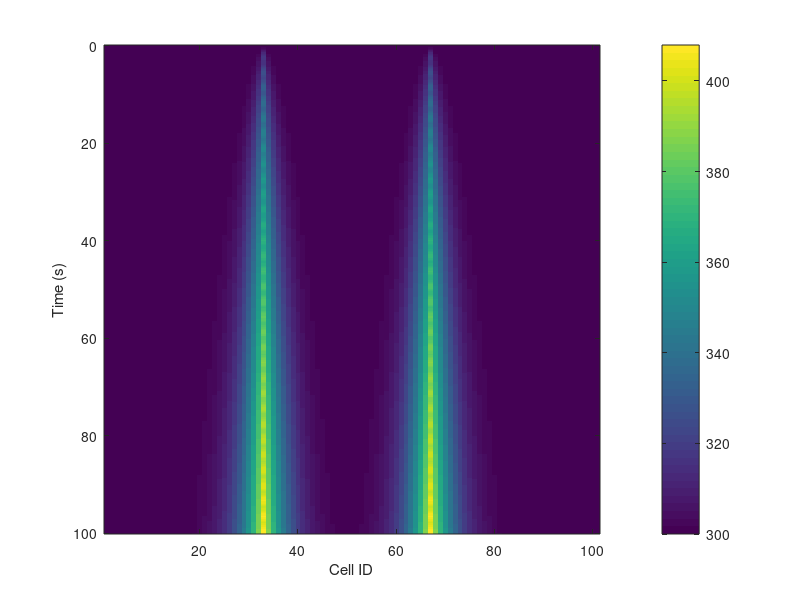

This chart was generated by the following MATLAB code: (Note: this script raises an error after producing the figure.)
%% ============== EnKF - Heat Conduction in a 1D Bar ==================  %%
% Created by Joseph N. Squeo [7/23/2019]
%
% Example taken from:
%[1]        S. Gillijns, O. B. Mendoza, J. Chandrasekar, B. L. R. de Moor,
% D. S. Bernstein, and A. Ridley, What is the ensemble Kalman filter and
% how well does it work?, 2006.
%
% ************************  READ ME  ****************************
% This code utilizes a finite difference method to obtain the temperatures
% at each cell edge of the 1D domain, which can be assimilated into the
% EnKF code as measurements
%% INITIALIZATION 
clear
close all
clc

%---------Material Properties (aluminum)---------%
kTherm = 80; %237;            %[W / m*K] thermal conductivity
Cp = 460; %921;               %[J / kg*K] specific heat @ constant pressure
rho = 7870; %2712;              %[kg / m^3] density
rhoCp = rho * Cp;
alpha = kTherm/rhoCp;    % thermal diffusivity [m^2 / s]

%---------Space---------%
N = 100;            % # cells (since points on cell walls, N+1 points)
cellEdges = 1:N+1;
L = 1;              % length of bar
dx = L/N;           % cell spacing
dx2 = dx*dx;

%---------Time---------%
tEnd = 100;
stabilityCriteria = 0.5*dx2/alpha;   %CFD stability criteria for purely transient diffusion problems
%dt = stabilityCriteria / 5;     
dt = 0.25;
t = 0:dt:tEnd;
tSteps = length(t);
%% =================  FINITE DIFFERENCE METHOD  ======================= %%
%---------Boundary & Initial Conditions, Matrix Initialization---------%
T = zeros(length(t),N+1);   % each row is new time step, each column is new cell edge
Ti = 300;
T(:,1) = Ti;        % boundary condition
T(:,end) = Ti;      % boundary condition
T(1,:) = Ti;        % Initial condition

B = zeros(N+1,1);    % souce input mapping to cells 0.33L and 0.67L
% B( 30:40,1 ) = dt/rhoCp ;
% B( 60:70,1 ) = dt/rhoCp ;
B( round(N*0.33),1 ) = dt/rhoCp ;
B( round(N*0.67),1 ) = dt/rhoCp ;
uk = zeros(1,length(t));   % tEnd+1 because t=0 stored in column 1, t=tEnd stored in column 1+tEnd

%---------Solve for T Using Runge-Kutta Time Integration---------%
q = 5e7;      % W/m^3
uk = q * abs(sin(t));
uk(end+1) = q * abs(sin(tEnd));

for k = 1:length(t)       % TIME LOOP  
    
    for i = 2:N     % SPACE LOOP (points are at cell walls, not center)
        
        qSource = B(i) * uk(k+1);
        
        T(k+1,i) = (dt/rhoCp) * ( (kTherm/dx2) * (T(k,i-1) - 2*T(k,i) ...
            + T(k,i+1)) ) + T(k,i) + qSource;
         
    end
    
end
T(end,:) = [];

% PLOT OF TEMPERATURE DISTRIBUTION VS TIME
figure();
imagesc(cellEdges,t,T);
xlabel('Cell ID')
ylabel('Time (s)')
c = colorbar;
c.Label.String = 'Temperature (K)';
% str = sprintf('1D Transient Heat Conduction in a Rod: q_{s}=|%.0e*sin(t)| W/m^3',q);
str = sprintf('1D Transient Heat Conduction in an Aluminum Rod');
title(str);
%% =======================  OPENFOAM  ========================= %%
% fontsize = 17;
% nheader = 22;
% str1 = {};
% str1{end+1} = '~/OpenFOAM/jns14008-5.x/1D_heatConductionEnKF';
% cd(str1{1});
% T = zeros(N,tEnd+1);    % rows are each second of time, columns are cell centers
% T(:,1) = 300;       % initialize temperture [K] at t=0, 0 <= x <= L 
% for time = 1:tEnd
%     str2 = sprintf('%g',time);
%     cd(str2);
%     fid = fopen('T');
%     temp = textscan(fid,'%f', 'headerlines',nheader);
%     fclose(fid);
%     T(:,time+1) = temp{1};
%     cd ../;
% end
% 
% % PLOT OF TEMPERATURE DISTRIBUTION VS TIME
% figure();
% imagesc(T');
% xlabel('Cell Number')
% ylabel('Time (s)')
% c = colorbar;
% c.Label.String = 'Temperature (K)';
% str3 = sprintf('1D Transient Heat Conduction in a Rod: q_{source}= 5e+07 * sin(t) W/m^3');
% title(str3);
%% ==========================  EnKF  =============================== %%
%     Heat conduction in a 1D aluminum rod using the EnKF implementation.    
%     Measurements are available every 10 cells along the 100 cell discretized  
%     rod. The heat source is q = 5000*abs(sin(t)) kW/m^3. T(0,t) = T(L,t)
%     = T(x,0) = 300 K
clc

    %N = 100;                % number of cells
    coeff = dt*alpha/dx2;
    A = zeros(N+1);         % Note the mesh is discretized at the cell edges, not cell centers
    A(1,1) = 1;           % mapping so that T(0,t) = 300K
    A(end,end) = 1;       % mapping so that T(L,t) = 300K
    
    for i = 2:N
        
        % Set up the tridiagonal model operator matrix
        A(i,i-1) = coeff;
        A(i,i) = 1 - (2 * coeff);
        A(i,i+1) = coeff;
    
    end
   
    x_ini = 300 * ones(N+1,1);             % initial model condition T(x,0) = 300K
    sigma = 5;                             % sample error used to generate initial ensemble from x_ini
    w = 2;                               % std dev of model noise
    v = 5;                                 % std dev of measurement noise
    q = 500;                                % # ensemble members (simulation output)
    C = eye(N+1);
    y_meas = nan * ones(N+1,tSteps);   % measurements --> each row = new state, each column = new measurement in time (use nan if no measurement available)
    for cell = 0.1:0.1:0.9
        y_meas(round(N*cell),:) = T(:,round(N*cell));
    end
    %y_meas(:,1) = [];
    [row,col] = size(y_meas);
    tPlot = 10;                         % time (s) for the plot
    
    tic
    [x_EnKF, x_tr,MSE] = ensemblekfilter(A,C,x_ini,w,v,q,y_meas,tSteps,B,uk,sigma,tPlot,dt); 
    toc

   
%% PLOTTING MSE
% For accurate MSE plots, remove random noise from the true state x_tr in
% ensemblekfilter.m

% kArray = 1:k;
% i = 1;
% 
%     for q = [10 20 100]
%         [x_EnKF, x_tr,MSE] = ensemblekfilter(A,C,x_ini,w,v,q,y_meas,tEnd,B,uk,sigma,kplot); 
%         MSE_max(:,i) = max( MSE, [], 2 );  % finds max value across each row to get max MSE value for each time iteration
%         i = i+1;
%     end
%     
% figure;
% box on;
% semilogy(kArray,MSE_max(:,1),':');
% hold on;
% semilogy(kArray,MSE_max(:,2),'-');
% semilogy(kArray,MSE_max(:,3));
% % loglog(kArray,MSE_max(:,4));
% % loglog(kArray,MSE_max(:,5));
% title('EnKF Mean Squared Error vs Ensemble Size');
% ylabel('mean squared error');
% xlabel('time index - k');
% legend('q = 10','q = 20', 'q = 100');
% hold off;

